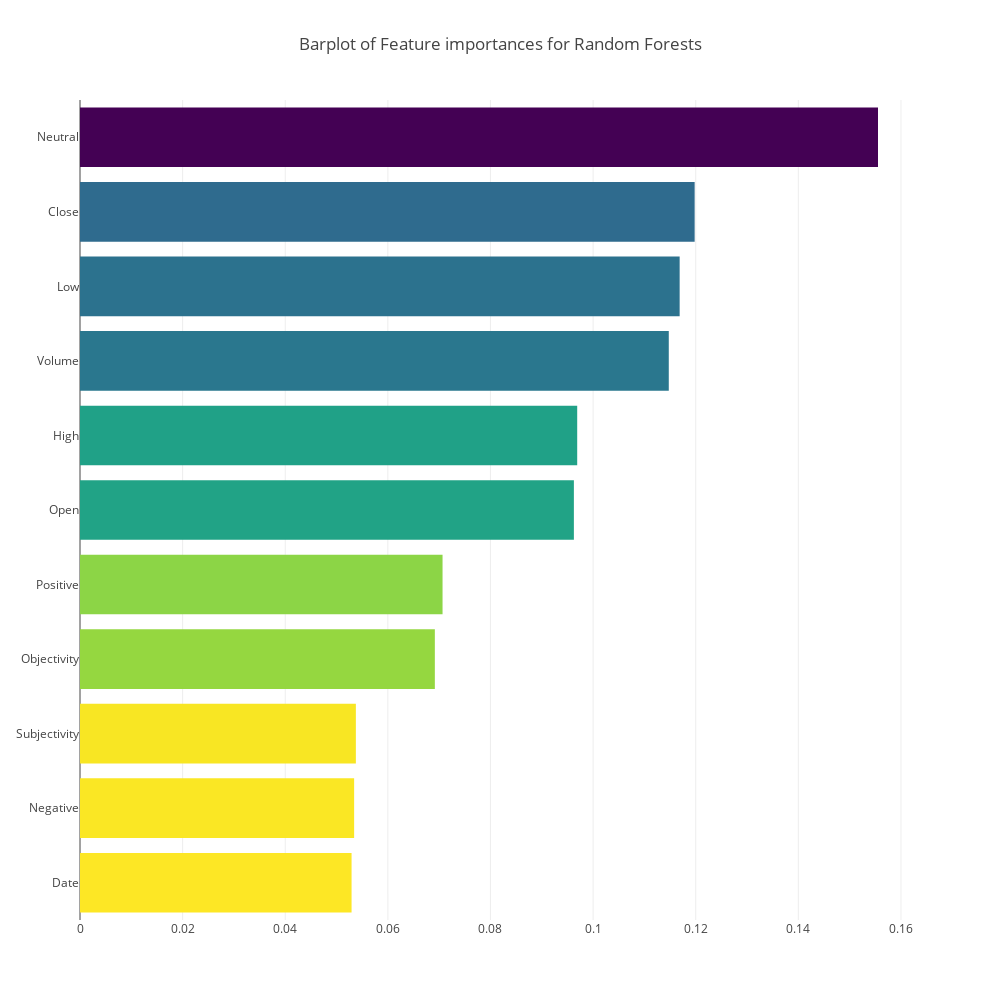

Source (notebook cell):
### Markdown cell above
#### Below is the feature importance graph for Random Forests.

#### This is just to see the sample important features for Random Forests. We are not going to use Random Forests for further tuning our model.

### Code cell
x, y = (list(x) for x in zip(*sorted(zip(model_rf.feature_importances_, features), 
                                                            reverse = False)))
trace2 = go.Bar(
    x=x ,
    y=y,
    marker=dict(
        color=x,
        colorscale = 'Viridis',
        reversescale = True
    ),
    name='Feature importance for Random Forests',
    orientation='h',
)

layout = dict(
    title='Barplot of Feature importances for Random Forests',
     width = 1000, height = 1000,
    yaxis=dict(
        showgrid=False,
        showline=False,
        showticklabels=True,
#         domain=[0, 0.85],
    ))

fig1 = go.Figure(data=[trace2])
fig1['layout'].update(layout)
py.iplot(fig1, filename='plots')

### Figure 1 — Plotly figure (JSON) as saved in the notebook; plotly's stock layout.template omitted (floating-point values rounded to 4 significant figures)
{"data": [{"marker": {"color": [0.05293, 0.05343, 0.05376, 0.06916, 0.07066, 0.09625, 0.0969, 0.1147, 0.1169, 0.1198, 0.1555], "colorscale": "Viridis", "reversescale": true}, "name": "Feature importance for Random Forests", "orientation": "h", "type": "bar", "uid": "67f26efa-e28c-11e8-9970-88b11101e925", "x": [0.05293, 0.05343, 0.05376, 0.06916, 0.07066, 0.09625, 0.0969, 0.1147, 0.1169, 0.1198, 0.1555], "y": ["Date", "Negative", "Subjectivity", "Objectivity", "Positive", "Open", "High", "Volume", "Low", "Close", "Neutral"]}], "layout": {"height": 1000, "title": "Barplot of Feature importances for Random Forests", "width": 1000, "yaxis": {"showgrid": false, "showline": false, "showticklabels": true}}}
